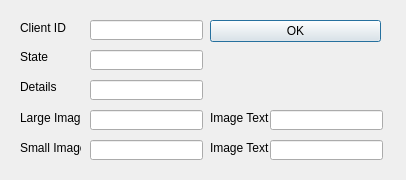
<?xml version="1.0" encoding="UTF-8"?>
<ui version="4.0">
 <class>Dialog</class>
 <widget class="QDialog" name="Dialog">
  <property name="enabled">
   <bool>true</bool>
  </property>
  <property name="geometry">
   <rect>
    <x>0</x>
    <y>0</y>
    <width>406</width>
    <height>180</height>
   </rect>
  </property>
  <property name="windowTitle">
   <string>Discord RPC</string>
  </property>
  <property name="windowIcon">
   <iconset>
    <normaloff>Github/Discord-RPC/resources/icon.ico</normaloff>Github/Discord-RPC/resources/icon.ico</iconset>
  </property>
  <widget class="QDialogButtonBox" name="ConnectButton">
   <property name="geometry">
    <rect>
     <x>210</x>
     <y>20</y>
     <width>171</width>
     <height>51</height>
    </rect>
   </property>
   <property name="autoFillBackground">
    <bool>false</bool>
   </property>
   <property name="orientation">
    <enum>Qt::Vertical</enum>
   </property>
   <property name="standardButtons">
    <set>QDialogButtonBox::Ok</set>
   </property>
  </widget>
  <widget class="QLineEdit" name="State">
   <property name="geometry">
    <rect>
     <x>90</x>
     <y>50</y>
     <width>113</width>
     <height>20</height>
    </rect>
   </property>
   <property name="text">
    <string/>
   </property>
  </widget>
  <widget class="QLabel" name="label">
   <property name="geometry">
    <rect>
     <x>20</x>
     <y>20</y>
     <width>51</width>
     <height>16</height>
    </rect>
   </property>
   <property name="text">
    <string>Client ID</string>
   </property>
  </widget>
  <widget class="QLabel" name="label_2">
   <property name="geometry">
    <rect>
     <x>20</x>
     <y>50</y>
     <width>47</width>
     <height>13</height>
    </rect>
   </property>
   <property name="text">
    <string>State</string>
   </property>
  </widget>
  <widget class="QLineEdit" name="ClientID">
   <property name="geometry">
    <rect>
     <x>90</x>
     <y>20</y>
     <width>113</width>
     <height>20</height>
    </rect>
   </property>
  </widget>
  <widget class="QLabel" name="label_3">
   <property name="geometry">
    <rect>
     <x>20</x>
     <y>80</y>
     <width>47</width>
     <height>13</height>
    </rect>
   </property>
   <property name="text">
    <string>Details</string>
   </property>
  </widget>
  <widget class="QLabel" name="label_4">
   <property name="geometry">
    <rect>
     <x>20</x>
     <y>110</y>
     <width>61</width>
     <height>16</height>
    </rect>
   </property>
   <property name="text">
    <string>Large Image</string>
   </property>
  </widget>
  <widget class="QLabel" name="label_5">
   <property name="geometry">
    <rect>
     <x>210</x>
     <y>110</y>
     <width>61</width>
     <height>16</height>
    </rect>
   </property>
   <property name="text">
    <string>Image Text</string>
   </property>
  </widget>
  <widget class="QLabel" name="label_6">
   <property name="geometry">
    <rect>
     <x>20</x>
     <y>140</y>
     <width>61</width>
     <height>16</height>
    </rect>
   </property>
   <property name="text">
    <string>Small Image</string>
   </property>
  </widget>
  <widget class="QLabel" name="label_7">
   <property name="geometry">
    <rect>
     <x>210</x>
     <y>140</y>
     <width>71</width>
     <height>16</height>
    </rect>
   </property>
   <property name="text">
    <string>Image Text</string>
   </property>
  </widget>
  <widget class="QLineEdit" name="Details">
   <property name="geometry">
    <rect>
     <x>90</x>
     <y>80</y>
     <width>113</width>
     <height>20</height>
    </rect>
   </property>
  </widget>
  <widget class="QLineEdit" name="LargeImage">
   <property name="geometry">
    <rect>
     <x>90</x>
     <y>110</y>
     <width>113</width>
     <height>20</height>
    </rect>
   </property>
  </widget>
  <widget class="QLineEdit" name="SmallImage">
   <property name="geometry">
    <rect>
     <x>90</x>
     <y>140</y>
     <width>113</width>
     <height>20</height>
    </rect>
   </property>
  </widget>
  <widget class="QLineEdit" name="LargeImageText">
   <property name="geometry">
    <rect>
     <x>270</x>
     <y>110</y>
     <width>113</width>
     <height>20</height>
    </rect>
   </property>
  </widget>
  <widget class="QLineEdit" name="SmallImageText">
   <property name="geometry">
    <rect>
     <x>270</x>
     <y>140</y>
     <width>113</width>
     <height>20</height>
    </rect>
   </property>
  </widget>
 </widget>
 <resources/>
 <connections>
  <connection>
   <sender>ConnectButton</sender>
   <signal>accepted()</signal>
   <receiver>Dialog</receiver>
   <slot>accept()</slot>
   <hints>
    <hint type="sourcelabel">
     <x>248</x>
     <y>254</y>
    </hint>
    <hint type="destinationlabel">
     <x>157</x>
     <y>274</y>
    </hint>
   </hints>
  </connection>
  <connection>
   <sender>ConnectButton</sender>
   <signal>rejected()</signal>
   <receiver>Dialog</receiver>
   <slot>reject()</slot>
   <hints>
    <hint type="sourcelabel">
     <x>316</x>
     <y>260</y>
    </hint>
    <hint type="destinationlabel">
     <x>286</x>
     <y>274</y>
    </hint>
   </hints>
  </connection>
 </connections>
</ui>
